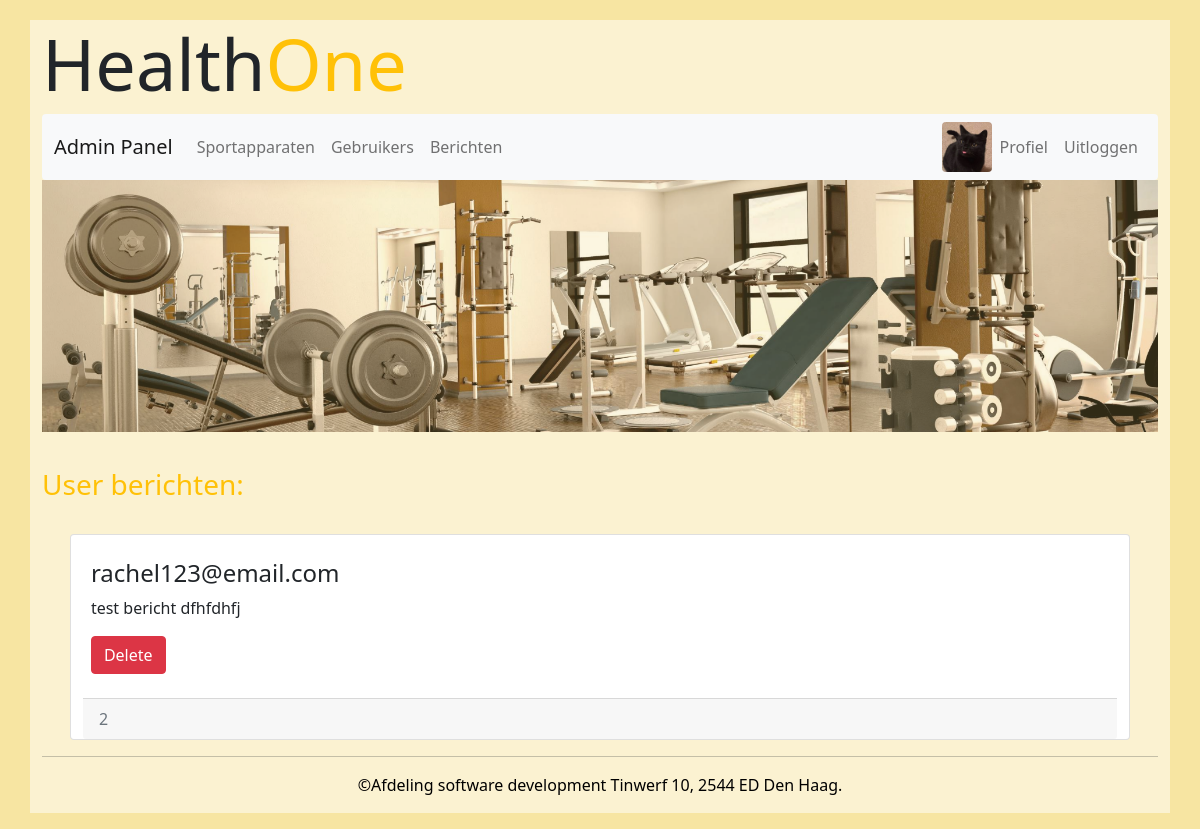
Screenshot of /admin/messages (signed in) with the database file from the repository.
### tables this page shows
CREATE TABLE `users` (
  `id` int(11) NOT NULL,
  `name` varchar(255) NOT NULL,
  `password` varchar(255) NOT NULL,
  `email` varchar(255) NOT NULL,
  `image` varchar(255) NOT NULL
);

CREATE TABLE `messages` (
  `id` int(11) NOT NULL,
  `email` varchar(64) NOT NULL,
  `message` varchar(256) NOT NULL,
  `date` date NOT NULL
);

### Modules/Users.php (called while the page is built, shortened)
<?php
function getUsers()
{
    global $pdo;
    try {
        $query = $pdo->prepare("SELECT * FROM users") ;
        $query->execute();
        $result = $query->fetchAll(PDO::FETCH_CLASS,"user");
    }
    catch(PDOException $e){
        $e->error_message;
    }
    return $result;
}

### Modules/Messages.php (called while the page is built, shortened)
<?php
function getMessages()
{
    global $pdo;
    try {
        $query = $pdo->prepare("SELECT * FROM messages") ;
        $query->execute();
        $result = $query->fetchAll(PDO::FETCH_CLASS,"message");
    }
    catch(PDOException $e){
        $e->error_message;
    }
    return $result;
};
?>

### Templates/admin/messages.php (the view, shortened to what this page needs)
<!DOCTYPE html>
<html>
<?php
include_once('../Templates\defaults\head.php');
?>
<body>
    <div class="container" style="background-color:#fbf2d1">
        <?php
        include_once('../Templates/defaults/header.php');
        include_once('../Templates/defaults/adminNav.php');
        include_once('../Templates/defaults/pictures.php');
        ?>
        <h3 class="text-warning">User berichten:</h3>
        <div class="row gy-4" style="width: 95%; margin: auto;">
            <?php foreach ($messages as $message) : ?>
            <div class="card">
                <div class="row no-gutters">
                    <div class="col">
                        <div class="card-block px-2">
                            <br>
                            <h4 class="card-title"><?=$message->email;?></h4>
                            <p class="card-text"><?=$message->message;?></p>
                            <form method="post">
                                <button type="submit" name="delete" class="btn btn-danger">Delete
                             </form>
                        </div>
                    </div>
                </div>
                <br>
                <div class="card-footer w-100 text-muted">
                    <?=$message->id;?>
                </div>
            </div>
            <?php endforeach; ?>
        </div>
        <hr>
        <?php
        include_once('../Templates/defaults/footer.php');
        ?>
    </div>
</body>
</html>

### Templates/defaults/adminNav.php (shortened to what this page needs)
<nav class="navbar navbar-expand-lg navbar-light bg-light rounded" style="background-color:#fdfaec">
    <div class="container-fluid">
        <a class="navbar-brand" href="../admin/machines">
            Admin Panel
        </a>
        <div class="collapse navbar-collapse" id="adminNavbar">
            <ul class="navbar-nav">
                <li class="nav-item">
                    <a class="nav-link" href="../admin\machines">Sportapparaten</a>
                </li>
                <li class="nav-item">
                    <a class="nav-link"  href="../admin\users">Gebruikers</a>
                </li>
                <li class="nav-item">
                    <a class="nav-link" href="../admin\messages">Berichten</a>
                </li>
            </ul>
            <ul class="navbar-nav ms-auto">
                <li class="nav-item">
                    <img src="<?=$_SESSION['user']->image; ?>" class="img-fluid rounded float-left" style= "height:50px" alt="Responsive image">
                </li>
            </ul>
            <ul class="navbar-nav float-right">
                <li class="nav-item">
                    <a class="nav-link" href="/profile">Profiel</a>
                </li>
            </ul>
            <ul class="navbar-nav float-right">
                <li class="nav-item">
                    <a class="nav-link" href="../logout">Uitloggen</a>
                </li>
            </ul>
        </div>
    </div>
</nav>

### public/css/style.css (style rules this page uses)
body { background-color: #F7E5A2 }
.container { background-color: white; }
.navbar { margin-bottom: 0; }

### rows the page displays
users: image (picture)
messages: email "rachel123@email.com", message "test bericht dfhfdhfj", id "2"
